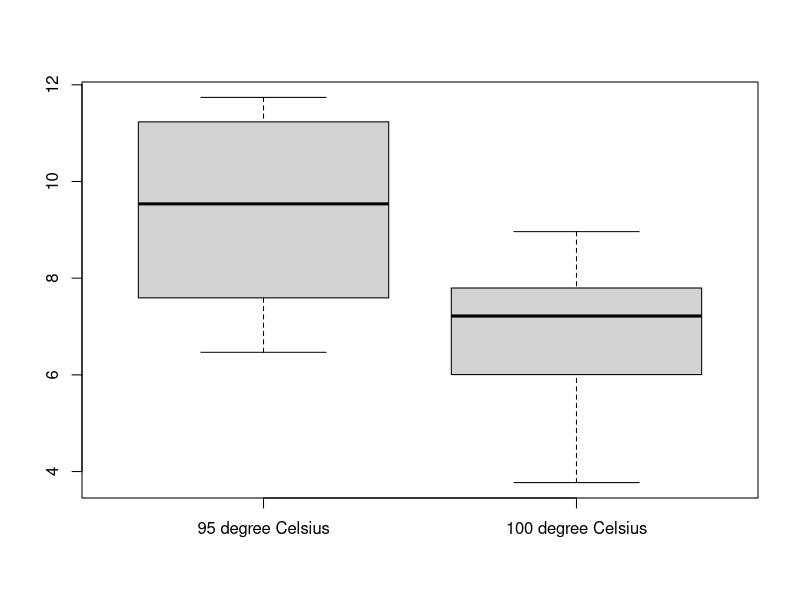

Source code (R):
## ---- chunk 1
100*(90/100)
(100)*(1-0.9)

110*(11/110)
110*(1-(11/110))
## ---- chunk 2
p1 = 90/100
p2 = 11/110
phat = (100*p1 + 110*p2)/(110+100)
z = sqrt((phat*(1-phat)) * ((1/100) + (1/110)))
z
numerator = p1 - p2
a = numerator / z
a
## ---- chunk 3
pvalue = 1- pnorm(a)
pvalue
## ---- chunk 4
y = sqrt((p1*(1-p1))/100 + (p2*(1-p2))/110)
upper = (p1 - p2) + 2.576*y
lower = (p1 - p2) - 2.576*y
## ---- chunk 5
data1 = c(108,124,124,106,115,138,163,159,134,139)
s = sd(data1)
(131-120)/(s/sqrt(10))
## ---- chunk 6
1-pt(1.779758, 9)
## ---- chunk 7
lower = 131 - 2.262*(s/sqrt(10))
## ---- chunk 8
n31 = 10 ; n32 = 12; y1 = 162.5 ; y2 = 155.0 ; s31 = 1 ; s32 = 1.05

sp = sqrt((((n31 - 1)*s31) + ((n32-1)*s32)) / (n31+n32-2))
sp

teststat = (y1 - y2-10)/(sqrt(((s31)/n31)+((s32)/n32)) * sp)
teststat
## ---- chunk 9
df3 = 10+12-2
1 - pt(teststat, df3)
## ---- chunk 10
lower1 = y1-y2 -2.528*sp*sqrt((1/10)+(1/12))
lower1
## ---- chunk 11
xone = c(17,20,21,24,26)
xtwo = c(18,22)
t.test(xone, xtwo, var.equal = TRUE, mu = 0, alternative = "greater")
## ---- chunk 12
first = c(11.176, 7.089, 8.097, 11.739, 11.291, 10.759, 6.467, 8.315)
second = c(5.263, 6.748, 7.461, 7.015, 8.1333, 7.418, 3.772, 8.963)
title = c("95 degree Celsius", "100 degree Celsius")
boxplot(first,second,  names = title)
## ---- chunk 13
t.test(first, second, paired = TRUE, var.equal = TRUE, alternative = "greater")
## ---- chunk 14
p61 = (15+150)/500
p62 = (135+125+75)/500
phat6 = (165*p61 + 335*p62)/(165+335)
uh = sqrt((phat6*(1-phat6)) * ((1/165)+ (1/335)))
uh 

numerator1 = p61 - p62
aa = numerator1 / uh
aa
## ---- chunk 15
1-pnorm(aa)
## ---- chunk 16
p71 = 0.255
p72 = 0.214
phat7 = (200*p71 + 200*p72) / (400)
um = sqrt((phat7*(1-phat7)) * ((1/200) + (1/200)))
um 

numerator2 = p71- p72
bb = numerator2 / um 
bb
## ---- chunk 17
2*(1-pnorm(abs(bb)))
## ---- chunk 18
see = sqrt(((p71*(1-p71))/200) + ((p72*(1-p72))/200))
see


upper7 = p71 - p72 + (1.96*see)
lower7 = p71 - p72 - (1.96*see)
upper7
lower7
## ---- chunk 19
upper7c = p71 - p72 + (2.576*see)
lower7c = p71 - p72 - (2.576*see)

upper7c
lower7c
